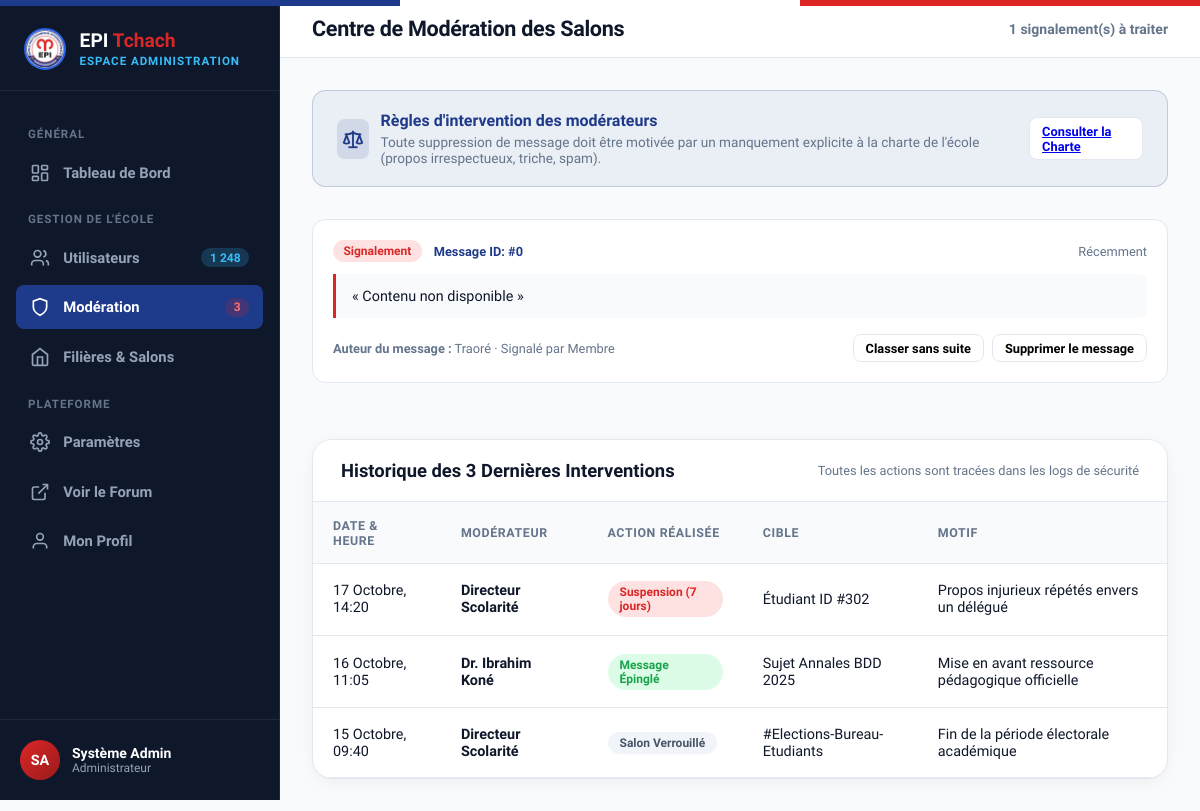
/admin/moderation (signed in), run on the app's committed database.
### tables this page shows
CREATE TABLE signalements (
    id              INT UNSIGNED AUTO_INCREMENT PRIMARY KEY,
    auteur_id       INT UNSIGNED NOT NULL,
    type_cible      ENUM('publication','commentaire') NOT NULL,
    cible_id        INT UNSIGNED NOT NULL,
    motif           TEXT NOT NULL,
    statut          ENUM('en_attente','traite','rejete') NOT NULL DEFAULT 'en_attente',
    traite_par      INT UNSIGNED DEFAULT NULL,
    date_signalement DATETIME NOT NULL DEFAULT CURRENT_TIMESTAMP,
    date_traitement DATETIME DEFAULT NULL,
    FOREIGN KEY (auteur_id) REFERENCES utilisateurs(id) ON DELETE CASCADE,
    FOREIGN KEY (traite_par) REFERENCES utilisateurs(id) ON DELETE SET NULL
);

CREATE TABLE utilisateurs (
    id                  INT UNSIGNED AUTO_INCREMENT PRIMARY KEY,
    nom                 VARCHAR(100) NOT NULL,
    prenom              VARCHAR(100) NOT NULL,
    email               VARCHAR(150) NOT NULL UNIQUE,
    mot_de_passe        VARCHAR(255) NOT NULL,
    avatar_url          VARCHAR(255) DEFAULT NULL,
    biographie          TEXT DEFAULT NULL,
    filiere             VARCHAR(150) DEFAULT NULL,           
    modules_enseignes   TEXT DEFAULT NULL,                   
    role                ENUM('etudiant','professeur','moderateur','administrateur') NOT NULL DEFAULT 'etudiant',
    est_actif           BOOLEAN NOT NULL DEFAULT TRUE,
    date_inscription    DATETIME NOT NULL DEFAULT CURRENT_TIMESTAMP,
    derniere_connexion  DATETIME DEFAULT NULL
);

### controllers/AdminController.php (called while the page is built, shortened)
<?php
if (defined('ROOT_PATH')) {
    require_once ROOT_PATH . '/models/Admin.php';
} else {
    require_once dirname(__DIR__) . '/models/Admin.php';
}
class AdminController {
    private Admin $adminModel;
    public function __construct() {
        $this->adminModel = new Admin();
    }
    public function moderation(): void {
        global $baseUrl, $base, $assetBase, $asset;
        $statut = $_GET['statut'] ?? null;
        $reports = $this->adminModel->getReports($statut) ?? [];
        require_once ROOT_PATH . '/views/desktop/admin/moderation.php';
    }
}

### models/User.php (called while the page is built, shortened)
<?php
class User {
    public function __construct(?PDO $pdo = null) {
        if ($pdo !== null) {
            $this->pdo = $pdo;
        } else {
            global $pdo;
            $this->pdo = $pdo;
        }
    }
}

### models/Admin.php (called while the page is built, shortened)
<?php
if (defined('ROOT_PATH')) {
    require_once ROOT_PATH . '/models/User.php';
} else {
    require_once __DIR__ . '/User.php';
}
class Admin extends User {
    public function getReports(?string $statut = null): array {
        $sql = "
            SELECT
                s.id, s.type_cible, s.cible_id, s.motif, s.statut, s.date_signalement,
                u.nom as auteur_nom, u.prenom as auteur_prenom, u.email as auteur_email, u.role as auteur_role,
                CASE
                    WHEN s.type_cible = 'publication' THEN (SELECT titre FROM publications WHERE id = s.cible_id)
                    ELSE 'Commentaire'
                END as cible_titre,
                CASE
                    WHEN s.type_cible = 'publication' THEN (SELECT contenu FROM publications WHERE id = s.cible_id)
                    WHEN s.type_cible = 'commentaire' THEN (SELECT contenu FROM commentaires WHERE id = s.cible_id)
                    ELSE ''
                END as cible_contenu
            FROM signalements s
            JOIN utilisateurs u ON s.auteur_id = u.id
        ";
        $sql .= " ORDER BY s.date_signalement DESC";
        $stmt = $this->pdo->prepare($sql);
        if ($statut !== null) {
            $stmt->execute(['statut' => $statut]);
        } else {
            $stmt->execute();
        }
        return $stmt->fetchAll();
    }
}

### views/desktop/admin/moderation.php (the view, shortened to what this page needs)
<?php
$asset = isset($assetBase) ? $assetBase : (isset($baseUrl) ? $baseUrl . '/public/assets' : '/public/assets');
?>
<!DOCTYPE html>
<html lang="fr">
<head>
  <link rel="stylesheet" href="<?= $asset ?>/css/desktop/admin.css" />
</head>
<body>
  <div class="admin-tricolor"></div>
  <div class="admin-wrapper">
    <?php include ROOT_PATH . '/views/desktop/partials/admin-sidebar.php'; ?>
    <main class="admin-main-area">
      <header class="admin-topbar">
        <div class="topbar-left">
          <h1 class="page-title">Centre de Modération des Salons</h1>
        </div>
        <div class="topbar-right">
          <span style="font-size:0.875rem; color:var(--admin-muted); font-weight:700;">
            <?= count($reports ?? []) ?> signalement(s) à traiter
          </span>
        </div>
      </header>
      <div class="admin-content">
        <div style="background:rgba(30,58,138,0.06); border:1px solid rgba(30,58,138,0.2); border-radius:var(--radius-md); padding:1.25rem 1.5rem; margin-bottom:2rem; display:flex; align-items:center; justify-content:space-between;">
          <div style="display:flex; align-items:center; gap:0.75rem;">
            <div style="width:40px; height:40px; border-radius:8px; background:rgba(30,58,138,0.12); display:flex; align-items:center; justify-content:center; color:var(--admin-primary);">
              <svg width="22" height="22" viewBox="0 0 24 24" fill="none" stroke="currentColor" stroke-width="2"><path d="m16 16 3-8 3 8c-.87.65-1.92 1-3 1s-2.13-.35-3-1Z"/><path d="m2 16 3-8 3 8c-.87.65-1.92 1-3 1s-2.13-.35-3-1Z"/><path d="M7 21h10"/><path d="M12 3v18"/><path d="M3 7h2c2 0 5-1 7-2 2 1 5 2 7 2h2"/></svg>
            </div>
            <div>
              <h3 style="font-size:1rem; font-weight:800; color:var(--admin-primary); margin:0 0 0.25rem 0;">Règles d'intervention des modérateurs</h3>
              <p style="font-size:0.85rem; color:var(--admin-muted); margin:0;">Toute suppression de message doit être motivée par un manquement explicite à la charte de l'école (propos irrespectueux, triche, spam).</p>
            </div>
          </div>
          <a href="<?= $base ?>/admin/settings" class="btn-table-action">Consulter la Charte</a>
        </div>
        <div style="display:flex; flex-direction:column; gap:1.5rem;">
          <?php if (empty($reports)): ?>
            <div class="admin-card" style="text-align:center; padding:3rem 1.5rem; color:var(--admin-muted);">
              <svg width="48" height="48" viewBox="0 0 24 24" fill="none" stroke="currentColor" stroke-width="1.5" style="margin:0 auto 0.75rem; display:block; opacity:0.6;"><circle cx="12" cy="12" r="10"/><path d="m9 12 2 2 4-4"/></svg>
              <h3 style="font-size:1.1rem; font-weight:800; color:var(--admin-dark); margin:0 0 0.5rem 0;">Aucun signalement en attente</h3>
              <p style="font-size:0.9rem; margin:0;">Tous les salons respectent actuellement la charte de modération du campus.</p>
            </div>
          <?php else: ?>
            <?php foreach ($reports as $r): ?>
            <div class="report-card" data-report-id="<?= (int)$r['id'] ?>">
              <div class="report-header">
                <div style="display:flex; align-items:center; gap:0.75rem;">
                  <span class="report-reason-badge"><?= htmlspecialchars($r['raison'] ?? 'Signalement') ?></span>
                  <span style="font-size:0.8rem; font-weight:700; color:var(--admin-primary);">Message ID: #<?= (int)($r['message_id'] ?? 0) ?></span>
                </div>
                <span style="font-size:0.8rem; color:var(--admin-muted);"><?= htmlspecialchars($r['created_at'] ?? 'Récemment') ?></span>
              </div>
              <div class="report-content-preview">
                « <?= htmlspecialchars($r['message_contenu'] ?? 'Contenu non disponible') ?> »
              </div>
              <div class="report-footer">
                <div>
                  <strong>Auteur du message :</strong> <?= htmlspecialchars($r['auteur_nom'] ?? 'Anonyme') ?> ·
                  <span style="color:var(--admin-muted);">Signalé par <?= htmlspecialchars($r['signaleur_nom'] ?? 'Membre') ?></span>
                </div>
                <div class="action-buttons">
                  <button type="button" class="btn-table-action btn-mod-approve" data-report-id="<?= (int)$r['id'] ?>">Classer sans suite</button>
                  <button type="button" class="btn-table-action btn-table-danger btn-mod-delete" data-report-id="<?= (int)$r['id'] ?>">Supprimer le message</button>
                </div>
              </div>
            </div>
            <?php endforeach; ?>
          <?php endif; ?>
        </div>
        <div class="admin-card" style="margin-top:2.5rem;">
          <div class="card-header-flex">
            <h2 class="card-title">Historique des 3 Dernières Interventions</h2>
            <span style="font-size:0.8rem; color:var(--admin-muted);">Toutes les actions sont tracées dans les logs de sécurité</span>
          </div>
          <div class="table-responsive">
            <table class="admin-table">
              <thead>
                <tr>
                  <th>Date & Heure</th>
                  <th>Modérateur</th>
                  <th>Action Réalisée</th>
                  <th>Cible</th>
                  <th>Motif</th>
                </tr>
              </thead>
              <tbody>
                <tr>
                  <td>17 Octobre, 14:20</td>
                  <td><strong>Directeur Scolarité</strong></td>
                  <td><span class="status-pill status-banned">Suspension (7 jours)</span></td>
                  <td>Étudiant ID #302</td>
                  <td>Propos injurieux répétés envers un délégué</td>
                </tr>
                <tr>
                  <td>16 Octobre, 11:05</td>
                  <td><strong>Dr. Ibrahim Koné</strong></td>
                  <td><span class="status-pill status-active">Message Épinglé</span></td>
                  <td>Sujet Annales BDD 2025</td>
                  <td>Mise en avant ressource pédagogique officielle</td>
                </tr>
                <tr>
                  <td>15 Octobre, 09:40</td>
                  <td><strong>Directeur Scolarité</strong></td>
                  <td><span class="status-pill" style="background:#f1f5f9; color:#475569;">Salon Verrouillé</span></td>
                  <td>#Elections-Bureau-Etudiants</td>
                  <td>Fin de la période électorale académique</td>
                </tr>
              </tbody>
            </table>
          </div>
        </div>
      </div>
    </main>
  </div>
</body>
</html>

### public/assets/css/desktop/admin.css (style rules this page uses)
:root { --admin-primary: #1e3a8a; --admin-primary-dark: #0f172a; --admin-primary-light: #2563eb; --admin-accent: #dc2626; --admin-accent-light: #ef4444; --admin-bg: #f8fafc; --admin-sidebar-bg: #0f172a; --admin-sidebar-hover: #1e293b; --admin-sidebar-text: #94a3b8; --admin-sidebar-active: #ffffff; --admin-card: #ffffff; --admin-text: #0f172a; --admin-muted: #64748b; --admin-border: #e2e8f0; --admin-success: #16a34a; --admin-success-bg: #dcfce7; --admin-warning: #d97706; --admin-warning-bg: #fef3c7; --admin-danger: #dc2626; --admin-danger-bg: #fee2e2; --admin-info: #0284c7; --admin-info-bg: #e0f2fe; --radius-sm: 0.5rem; --radius-md: 0.85rem; --radius-lg: 1.25rem; --radius-full: 9999px; --shadow-card: 0 4px 16px -2px rgba(15, 23, 42, 0.06); }
* { margin: 0; padding: 0; box-sizing: border-box; }
body { font-family: "Plus Jakarta Sans", -apple-system, BlinkMacSystemFont, "Segoe UI", Roboto, sans-serif; background: var(--admin-bg); color: var(--admin-text); min-height: 100vh; display: flex; }
.admin-tricolor { height: 0.35rem; width: 100%; background: linear-gradient(90deg, #1e3a8a 33.33%, #ffffff 33.33% 66.66%, #dc2626 66.66%); position: absolute; top: 0; left: 0; z-index: 50; }
.admin-wrapper { display: flex; width: 100%; min-height: 100vh; position: relative; }
.admin-main-area { flex: 1; display: flex; flex-direction: column; min-width: 0; background: var(--admin-bg); }
.admin-topbar { background: #ffffff; border-bottom: 1px solid var(--admin-border); padding: 1rem 2rem; display: flex; align-items: center; justify-content: space-between; position: sticky; top: 0; z-index: 30; }
.topbar-left { display: flex; align-items: center; gap: 1.5rem; }
.page-title { font-size: 1.35rem; font-weight: 800; letter-spacing: -0.015em; }
.topbar-right { display: flex; align-items: center; gap: 1rem; }
.admin-content { padding: 2rem; flex: 1; }
.admin-card { background: #ffffff; border-radius: var(--admin-border); border: 1px solid var(--admin-border); border-radius: var(--radius-lg); box-shadow: var(--shadow-card); overflow: hidden; }
.card-header-flex { padding: 1.25rem 1.75rem; display: flex; align-items: center; justify-content: space-between; border-bottom: 1px solid var(--admin-border); background: #ffffff; }
.card-title { font-size: 1.15rem; font-weight: 800; }
.table-responsive { width: 100%; overflow-x: auto; }
.admin-table { width: 100%; border-collapse: collapse; text-align: left; }
.admin-table th { padding: 0.95rem 1.25rem; background: #f8fafc; font-size: 0.775rem; font-weight: 800; text-transform: uppercase; color: var(--admin-muted); letter-spacing: 0.05em; border-bottom: 1px solid var(--admin-border); }
.admin-table td { padding: 1.1rem 1.25rem; border-bottom: 1px solid var(--admin-border); font-size: 0.9rem; vertical-align: middle; }
.status-pill { display: inline-flex; align-items: center; gap: 0.35rem; padding: 0.25rem 0.75rem; border-radius: var(--radius-full); font-size: 0.75rem; font-weight: 800; }
.status-active { background: var(--admin-success-bg); color: var(--admin-success); }
.status-banned { background: var(--admin-danger-bg); color: var(--admin-danger); }
.action-buttons { display: flex; align-items: center; gap: 0.5rem; }
.btn-table-action { padding: 0.35rem 0.75rem; font-size: 0.8rem; font-weight: 700; border-radius: var(--radius-sm); border: 1px solid var(--admin-border); background: #ffffff; cursor: pointer; transition: all 0.2s ease; font-family: inherit; }
.report-card { border: 1px solid var(--admin-border); border-radius: var(--radius-md); padding: 1.25rem; margin-bottom: 1rem; background: #ffffff; }
.report-header { display: flex; align-items: center; justify-content: space-between; margin-bottom: 0.75rem; }
.report-reason-badge { background: #fee2e2; color: #dc2626; font-size: 0.75rem; font-weight: 800; padding: 0.25rem 0.65rem; border-radius: var(--radius-full); }
.report-content-preview { background: #f8fafc; border-left: 3px solid var(--admin-accent); padding: 0.85rem 1rem; font-size: 0.9rem; color: var(--admin-text); margin-bottom: 1rem; border-radius: 0 var(--radius-sm) var(--radius-sm) 0; }
.report-footer { display: flex; align-items: center; justify-content: space-between; font-size: 0.8rem; color: var(--admin-muted); }

### data on the page
signalements: raison "Signalement", message_id "0", created_at "Récemment", message_contenu "Contenu non disponible", auteur.nom "Traoré", signaleur_nom "Membre"

### other printed values
$adminAvatar "SA"
$adminName "Système Admin"
$adminRole "Administrateur"
count($reports ?? []) "1"
